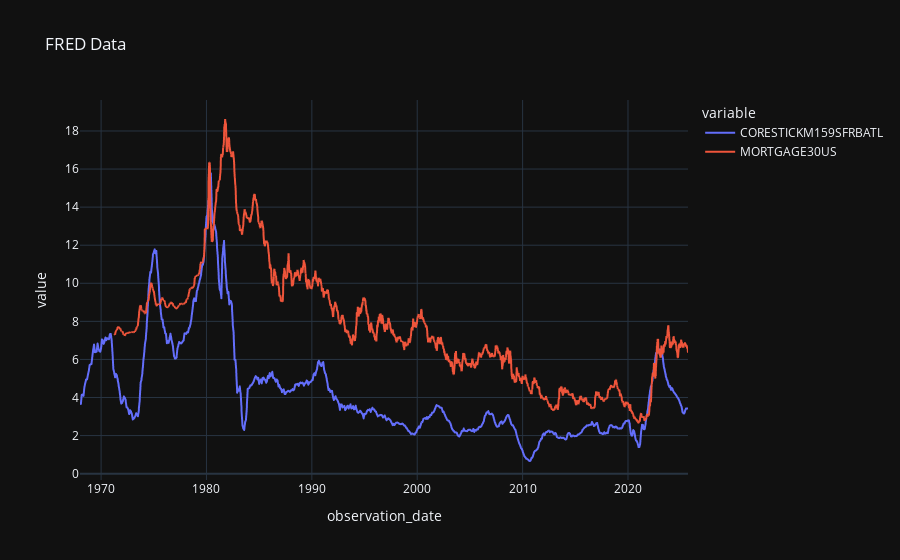

Write notebook code for a chart like this one.
### Code cell


### Figure 1 — Plotly figure (JSON) as saved in the notebook; plotly's stock layout.template omitted (floating-point values rounded to 4 significant figures; data arrays with more than 128 entries replaced by an {"elided": "..."} marker saying what was removed)
{"data": [{"hovertemplate": "variable=CORESTICKM159SFRBATL<br>observation_date=%{x}<br>value=%{y}<extra></extra>", "legendgroup": "CORESTICKM159SFRBATL", "line": {"color": "#636efa", "dash": "solid"}, "marker": {"symbol": "circle"}, "mode": "lines", "name": "CORESTICKM159SFRBATL", "showlegend": true, "type": "scattergl", "x": {"elided": "3446 str values"}, "xaxis": "x", "y": {"elided": "3446 float values"}, "yaxis": "y"}, {"hovertemplate": "variable=MORTGAGE30US<br>observation_date=%{x}<br>value=%{y}<extra></extra>", "legendgroup": "MORTGAGE30US", "line": {"color": "#EF553B", "dash": "solid"}, "marker": {"symbol": "circle"}, "mode": "lines", "name": "MORTGAGE30US", "showlegend": true, "type": "scattergl", "x": {"elided": "3446 str values"}, "xaxis": "x", "y": {"elided": "3446 float values"}, "yaxis": "y"}], "layout": {"legend": {"title": {"text": "variable"}, "tracegroupgap": 0}, "title": {"text": "FRED Data"}, "xaxis": {"anchor": "y", "domain": [0, 1], "title": {"text": "observation_date"}}, "yaxis": {"anchor": "x", "domain": [0, 1], "title": {"text": "value"}}}}
